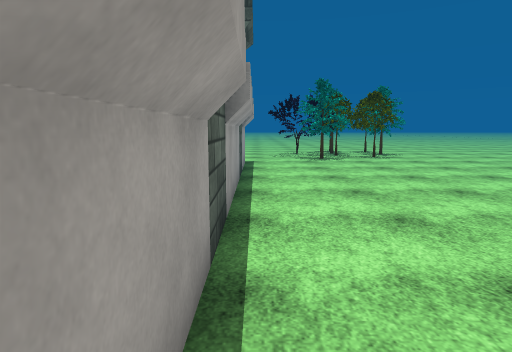
view 1 (above)

24 first-person views from a walk through a Unity game level. The camera is 1.5 m above the floor, tilts 8° down and sees 75° across. The floor is counted in squares, 1 m on a side. Each view is taken from the middle of a square. On the plan, view 1 faces up. The plan holds only what a view shows up to about 15 squares ahead; the rest is blank. The place goes on beyond the plan. The player character is not drawn. Some surface patterns are stand-ins.

view 2
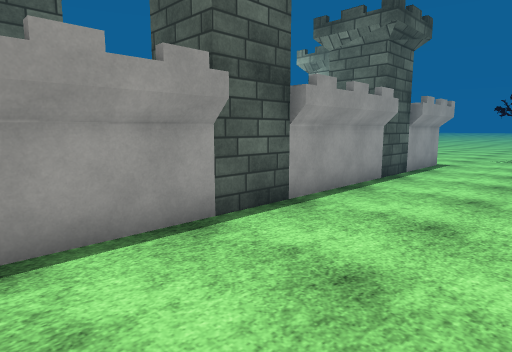

view 3
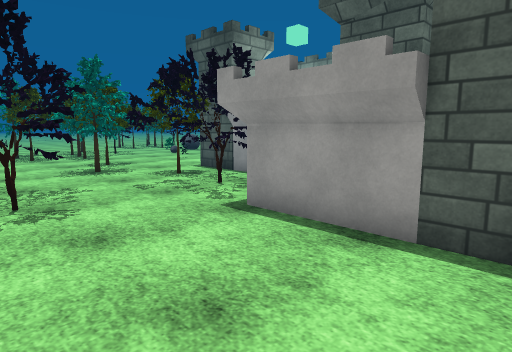

view 4
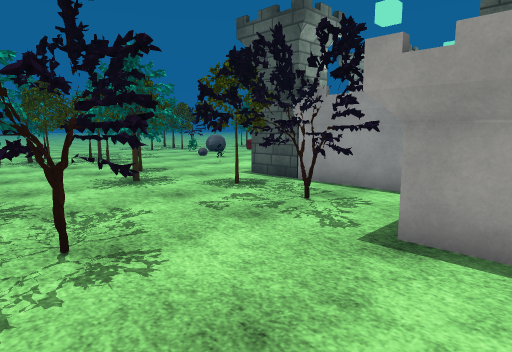

view 5
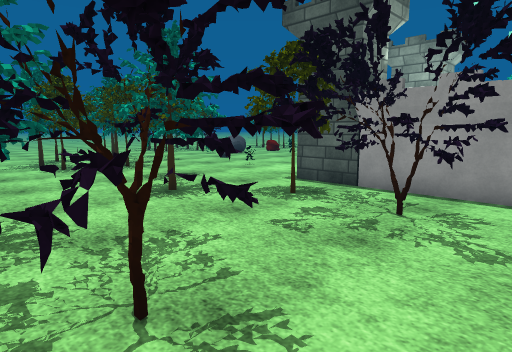

view 6
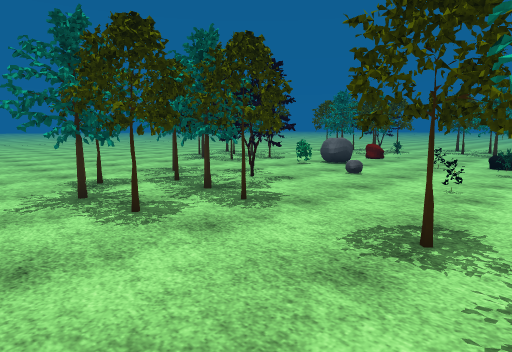

view 7
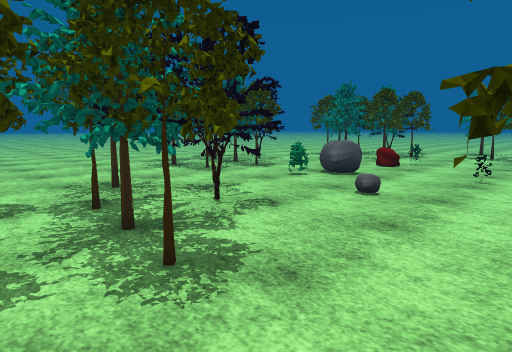

view 8
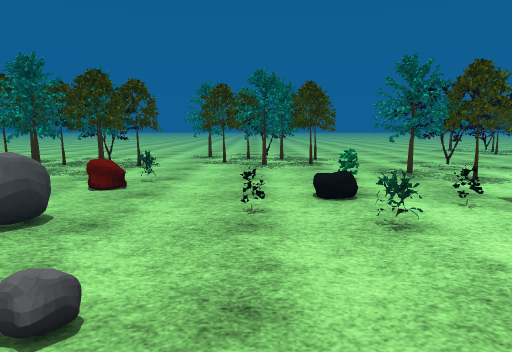

view 9
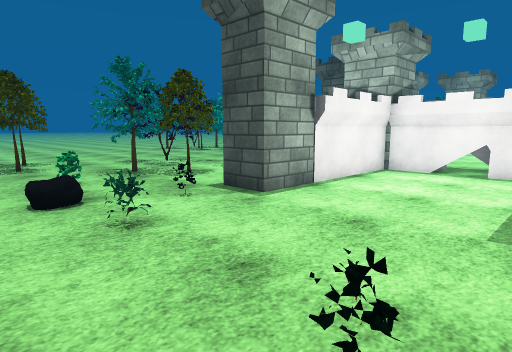

view 10
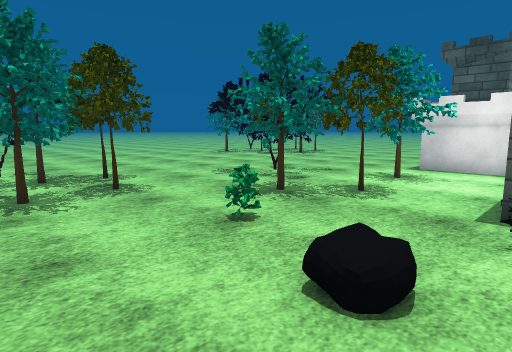

view 11
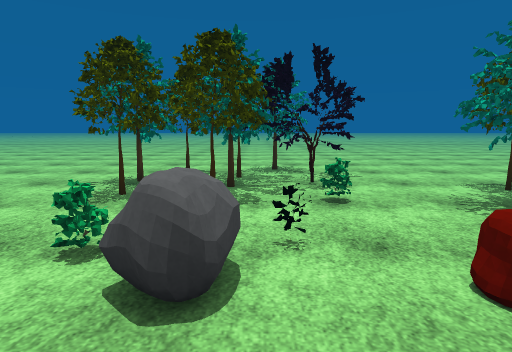

view 12
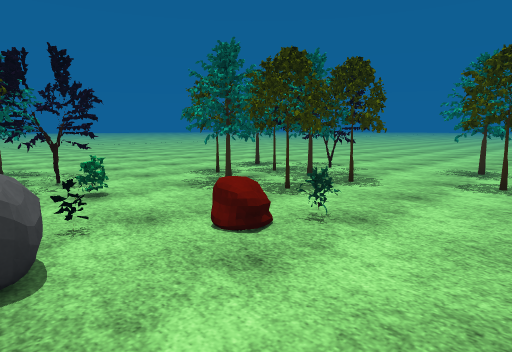

view 13
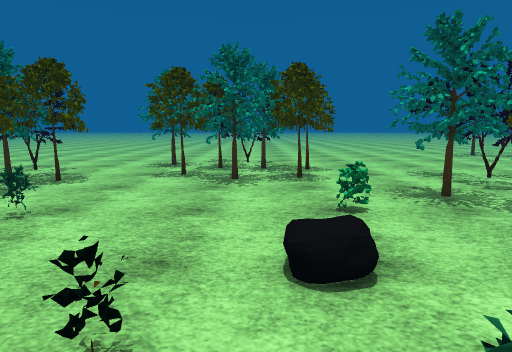

view 14
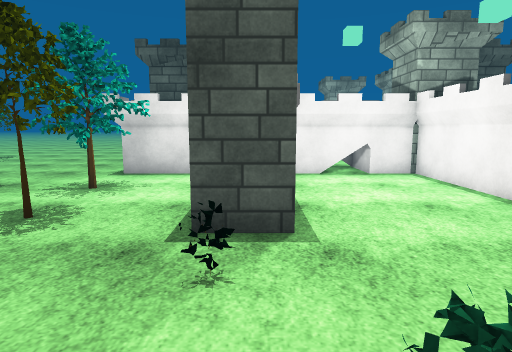

view 15
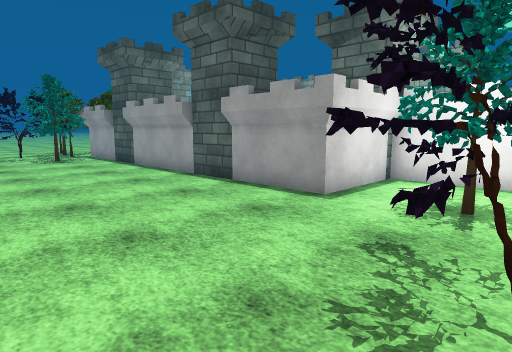

view 16
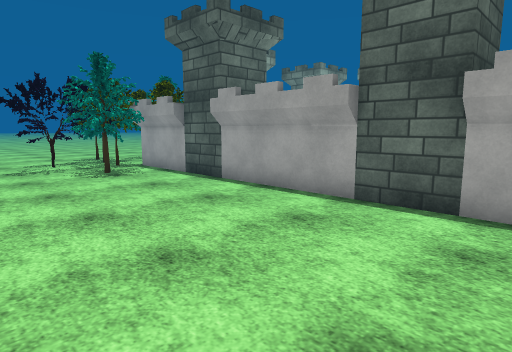

view 17
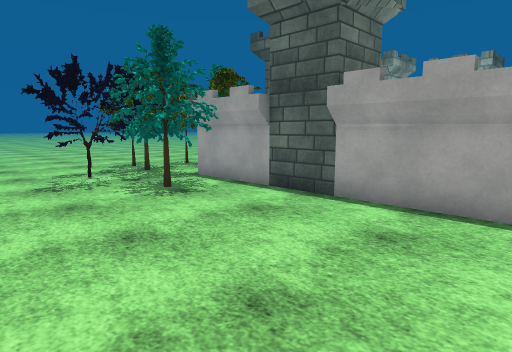

view 18
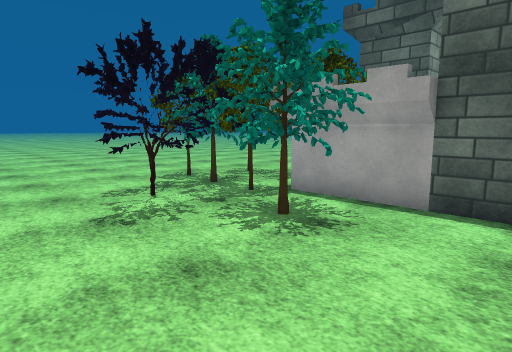

view 19
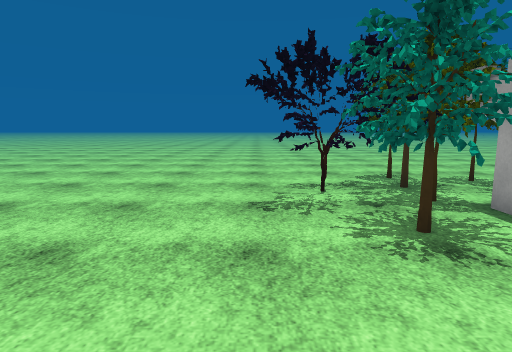

view 20
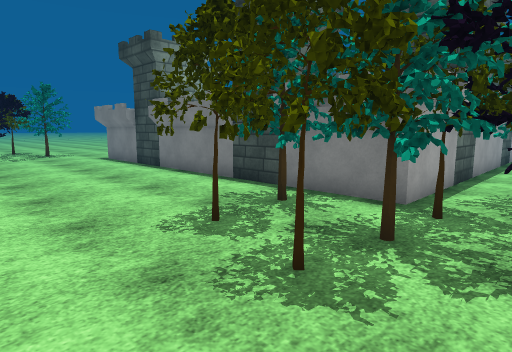

view 21
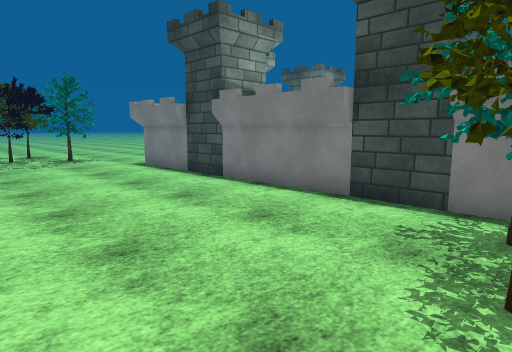

view 22
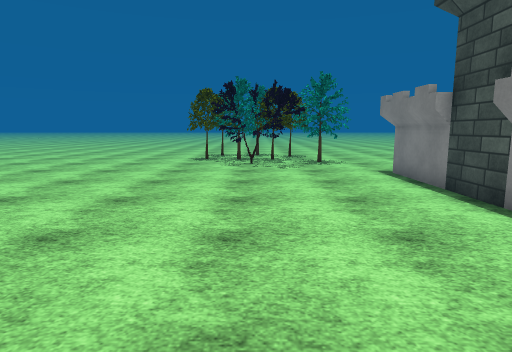

view 23
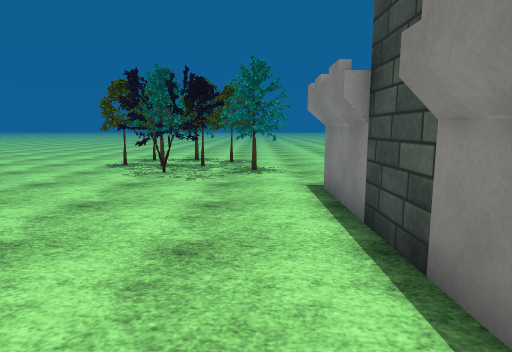

view 24
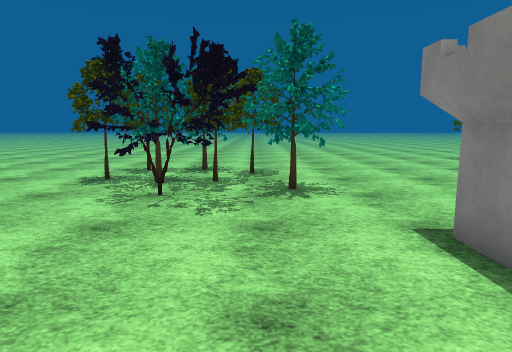

### Floor plan
Key: @ floor where view 1 was taken; # wall or solid block; x gap in a wall; . floor; T tower; R tree; C rock; O other object.
Columns run from 22 left of view 1 to 4 right of it. Each row starts with its distance up from view 1.
 22 ..........................R
 21 ........................RRR
 20 ......R.R..............RRRR
 19 .....R#.#...............RRR
 18 ...RRRRRR............... RR
 17 ...RRRRRRR..............RRR
 16 ...RRR#RRR...............RR
 15 ....RRR###T#######T###.....
 14 ....RR.#             #.....
 13 ....RR.#             #.....
 12 .......#             #.....
 11 .......#             #.....
 10 .......#             T.....
  9 .......#             #.....
  8 .......#             #.....
  7  ......#             #.....
  6 .......#             #.....
  5 .......#             #.....
  4 .......#             T.....
  3 .......#             #.....
  2 .......#             #.....
  1  ......#             #.....
  0 .......##########    #@....
 -1 .......R..###...###.RR..R.R
 -2 ......RR..###...###RRR..RRR
 -3 ..RRR.RRR.###...###RRRR.RRR
 -4 ..RRR.x... ##...###RRRR..R
 -5 ..RRRRRR.. #..... #RR....R
 -6 .....RRR..T#..... T.RRR..R
 -7 .....RR..............RR..
 -8 RR...R....OO.........RR...
 -9 #RRR...O............R.....
-10 RRR#......O.O...O...RR....
-11 RRRRR.....................
-12 #RRRR......O........R.....
-13 RRR................RR.RR.
-14 RRR..............R.RRR#..
-15 R......O.........RRRRRRR.
-16 ...R.....C.CC....RRRRRRR.
-17 ..R#.RR...OCCO...RRR#RR..
-18 RRRRRR............RR.RR..
-19 RRRRRRR.....R.....RR.....
-20 RRR#RRRR.O.R#.R... .....
-21   RRR#...RRRRR#.........
-22  RR RR...RRRRRRR........
-23   R ....RRRRRRRR........

Where each view was taken, in squares from view 1:
view 1: 0 up, 0 right, facing up
view 2: 0 up, 4 right, facing up-left
view 3: 5 up, 4 right, facing down-left
view 4: 2 up, 4 right, facing down-left
view 5: 0 up, 4 right, facing down-left
view 6: 8 down, 3 right, facing down-left
view 7: 10 down, 0 right, facing down-left
view 8: 12 down, 5 left, facing left
view 9: 12 down, 5 left, facing up-left
view 10: 13 down, 11 left, facing up-left
view 11: 13 down, 11 left, facing down
view 12: 12 down, 10 left, facing down-left
view 13: 11 down, 9 left, facing left
view 14: 11 down, 11 left, facing up
view 15: 4 down, 22 left, facing up-right
view 16: 2 up, 22 left, facing up-right
view 17: 6 up, 22 left, facing up-right
view 18: 10 up, 22 left, facing up-right
view 19: 9 up, 20 left, facing up
view 20: 22 up, 18 left, facing down-right
view 21: 22 up, 14 left, facing down-right
view 22: 20 up, 12 left, facing right
view 23: 17 up, 9 left, facing right
view 24: 18 up, 5 left, facing right
